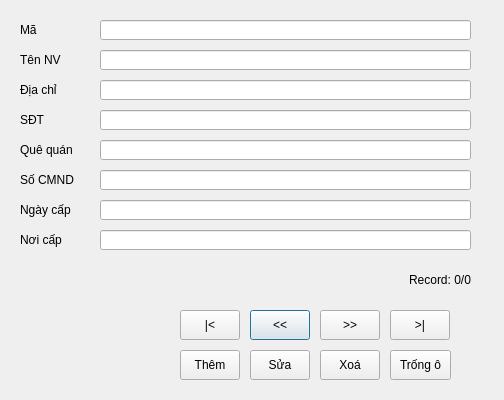
<?xml version="1.0" encoding="UTF-8"?>
<ui version="4.0">
 <class>Dialog</class>
 <widget class="QDialog" name="Dialog">
  <property name="geometry">
   <rect>
    <x>0</x>
    <y>0</y>
    <width>504</width>
    <height>400</height>
   </rect>
  </property>
  <property name="windowTitle">
   <string>Quản Lý Nhân Viên</string>
  </property>
  <widget class="QLabel" name="labelMa">
   <property name="geometry">
    <rect>
     <x>20</x>
     <y>20</y>
     <width>60</width>
     <height>20</height>
    </rect>
   </property>
   <property name="text">
    <string>Mã</string>
   </property>
  </widget>
  <widget class="QLineEdit" name="lineEditMa">
   <property name="geometry">
    <rect>
     <x>100</x>
     <y>20</y>
     <width>371</width>
     <height>20</height>
    </rect>
   </property>
  </widget>
  <widget class="QLabel" name="labelTenNV">
   <property name="geometry">
    <rect>
     <x>20</x>
     <y>50</y>
     <width>60</width>
     <height>20</height>
    </rect>
   </property>
   <property name="text">
    <string>Tên NV</string>
   </property>
  </widget>
  <widget class="QLineEdit" name="lineEditTenNV">
   <property name="geometry">
    <rect>
     <x>100</x>
     <y>50</y>
     <width>371</width>
     <height>20</height>
    </rect>
   </property>
  </widget>
  <widget class="QLabel" name="labelDiaChi">
   <property name="geometry">
    <rect>
     <x>20</x>
     <y>80</y>
     <width>60</width>
     <height>20</height>
    </rect>
   </property>
   <property name="text">
    <string>Địa chỉ</string>
   </property>
  </widget>
  <widget class="QLineEdit" name="lineEditDiaChi">
   <property name="geometry">
    <rect>
     <x>100</x>
     <y>80</y>
     <width>371</width>
     <height>20</height>
    </rect>
   </property>
  </widget>
  <widget class="QLabel" name="labelSDT">
   <property name="geometry">
    <rect>
     <x>20</x>
     <y>110</y>
     <width>60</width>
     <height>20</height>
    </rect>
   </property>
   <property name="text">
    <string>SĐT</string>
   </property>
  </widget>
  <widget class="QLineEdit" name="lineEditSDT">
   <property name="geometry">
    <rect>
     <x>100</x>
     <y>110</y>
     <width>371</width>
     <height>20</height>
    </rect>
   </property>
  </widget>
  <widget class="QLabel" name="labelQueQuan">
   <property name="geometry">
    <rect>
     <x>20</x>
     <y>140</y>
     <width>60</width>
     <height>20</height>
    </rect>
   </property>
   <property name="text">
    <string>Quê quán</string>
   </property>
  </widget>
  <widget class="QLineEdit" name="lineEditQueQuan">
   <property name="geometry">
    <rect>
     <x>100</x>
     <y>140</y>
     <width>371</width>
     <height>20</height>
    </rect>
   </property>
  </widget>
  <widget class="QLabel" name="labelSoCMND">
   <property name="geometry">
    <rect>
     <x>20</x>
     <y>170</y>
     <width>60</width>
     <height>20</height>
    </rect>
   </property>
   <property name="text">
    <string>Số CMND</string>
   </property>
  </widget>
  <widget class="QLineEdit" name="lineEditSoCMND">
   <property name="geometry">
    <rect>
     <x>100</x>
     <y>170</y>
     <width>371</width>
     <height>20</height>
    </rect>
   </property>
  </widget>
  <widget class="QLabel" name="labelNgayCap">
   <property name="geometry">
    <rect>
     <x>20</x>
     <y>200</y>
     <width>60</width>
     <height>20</height>
    </rect>
   </property>
   <property name="text">
    <string>Ngày cấp</string>
   </property>
  </widget>
  <widget class="QLineEdit" name="lineEditNgayCap">
   <property name="geometry">
    <rect>
     <x>100</x>
     <y>200</y>
     <width>371</width>
     <height>20</height>
    </rect>
   </property>
  </widget>
  <widget class="QLabel" name="labelNoiCap">
   <property name="geometry">
    <rect>
     <x>20</x>
     <y>230</y>
     <width>60</width>
     <height>20</height>
    </rect>
   </property>
   <property name="text">
    <string>Nơi cấp</string>
   </property>
  </widget>
  <widget class="QLineEdit" name="lineEditNoiCap">
   <property name="geometry">
    <rect>
     <x>100</x>
     <y>230</y>
     <width>371</width>
     <height>20</height>
    </rect>
   </property>
  </widget>
  <widget class="QLabel" name="labelRecord">
   <property name="geometry">
    <rect>
     <x>409</x>
     <y>270</y>
     <width>91</width>
     <height>20</height>
    </rect>
   </property>
   <property name="text">
    <string>Record: 0/0</string>
   </property>
  </widget>
  <widget class="QPushButton" name="pushButtonPrev">
   <property name="geometry">
    <rect>
     <x>250</x>
     <y>310</y>
     <width>60</width>
     <height>30</height>
    </rect>
   </property>
   <property name="text">
    <string>&lt;&lt;</string>
   </property>
  </widget>
  <widget class="QPushButton" name="pushButtonNext">
   <property name="geometry">
    <rect>
     <x>320</x>
     <y>310</y>
     <width>60</width>
     <height>30</height>
    </rect>
   </property>
   <property name="text">
    <string>&gt;&gt;</string>
   </property>
  </widget>
  <widget class="QPushButton" name="pushButtonK">
   <property name="geometry">
    <rect>
     <x>180</x>
     <y>310</y>
     <width>60</width>
     <height>30</height>
    </rect>
   </property>
   <property name="text">
    <string>|&lt;</string>
   </property>
  </widget>
  <widget class="QPushButton" name="pushButtonThem">
   <property name="geometry">
    <rect>
     <x>180</x>
     <y>350</y>
     <width>60</width>
     <height>30</height>
    </rect>
   </property>
   <property name="text">
    <string>Thêm</string>
   </property>
  </widget>
  <widget class="QPushButton" name="pushButtonSua">
   <property name="geometry">
    <rect>
     <x>250</x>
     <y>350</y>
     <width>60</width>
     <height>30</height>
    </rect>
   </property>
   <property name="text">
    <string>Sửa</string>
   </property>
  </widget>
  <widget class="QPushButton" name="pushButtonXoa">
   <property name="geometry">
    <rect>
     <x>320</x>
     <y>350</y>
     <width>60</width>
     <height>30</height>
    </rect>
   </property>
   <property name="text">
    <string>Xoá</string>
   </property>
  </widget>
  <widget class="QPushButton" name="pushButtonLuu">
   <property name="geometry">
    <rect>
     <x>390</x>
     <y>350</y>
     <width>61</width>
     <height>30</height>
    </rect>
   </property>
   <property name="text">
    <string>Trống ô</string>
   </property>
  </widget>
  <widget class="QPushButton" name="pushButtonK_2">
   <property name="geometry">
    <rect>
     <x>390</x>
     <y>310</y>
     <width>60</width>
     <height>30</height>
    </rect>
   </property>
   <property name="text">
    <string>&gt;|</string>
   </property>
  </widget>
 </widget>
 <resources/>
 <connections/>
</ui>
